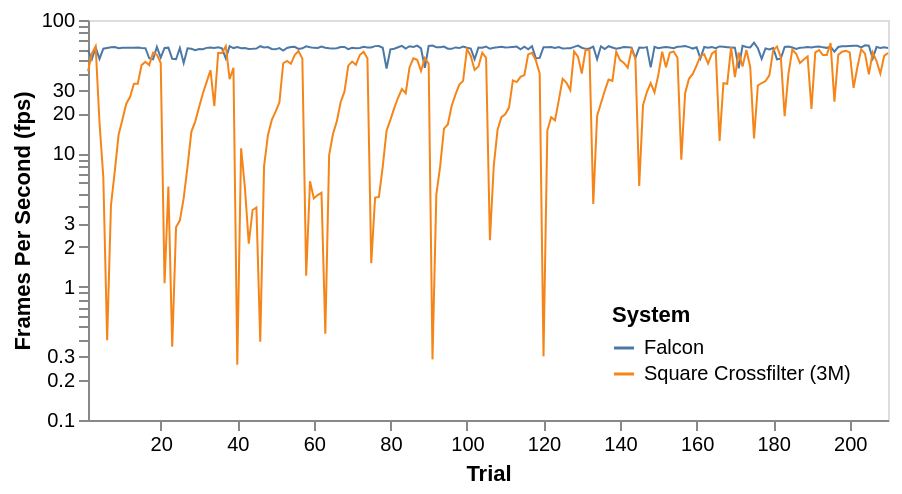

This figure's Vega-Lite source:
### Vega-Lite specification from a JSON file in a GitHub repository (floating-point values rounded to 4 significant figures; data arrays with more than 128 entries replaced by an {"elided": "..."} marker saying what was removed)
{"$schema": "https://vega.github.io/schema/vega-lite/v6.json", "width": 400, "height": 200, "encoding": {"x": {"field": "row", "type": "quantitative", "title": "Trial", "scale": {"nice": false}, "axis": {"grid": false}}, "y": {"field": "fps", "title": "Frames Per Second (fps)", "axis": {"grid": false}, "scale": {"type": "log"}}, "color": {"field": "system", "type": "nominal", "title": "System", "legend": {"orient": "bottom-right"}}, "size": {"value": 1}}, "layer": [{"data": {"name": "falcon"}, "transform": [{"window": [{"op": "row_number", "as": "row"}]}, {"calculate": "1000/datum.data", "as": "fps"}, {"calculate": "'Falcon'", "as": "system"}], "mark": "line"}, {"data": {"name": "square"}, "transform": [{"window": [{"op": "row_number", "as": "row"}]}, {"calculate": "1000/datum.data", "as": "fps"}, {"calculate": "'Square Crossfilter (3M)'", "as": "system"}], "mark": "line"}], "datasets": {"falcon": {"elided": "210 float values"}, "square": {"elided": "210 float values"}}}
